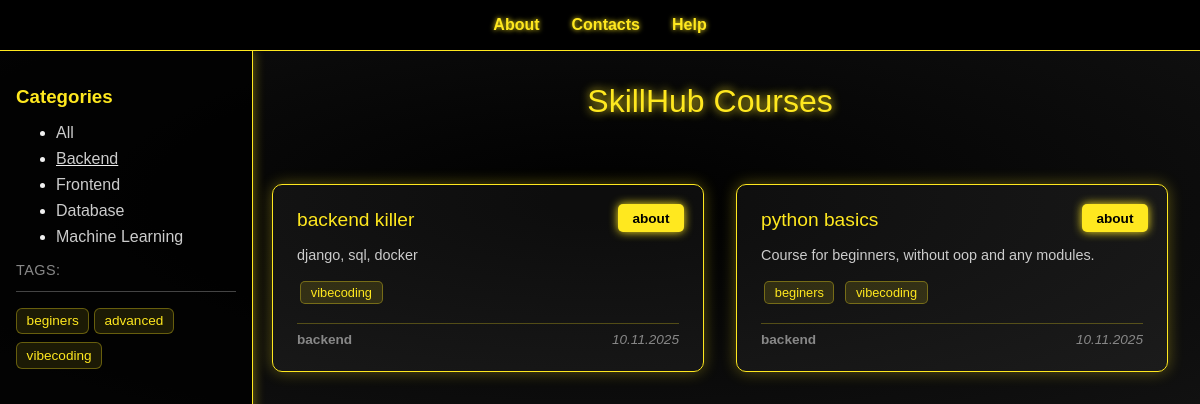
The page /category/backend/ on the database its author committed.
### courses/models.py (models this page shows, shortened)
class Category(models.Model):
    name = models.CharField(max_length=100, db_index=True)
    slug = models.SlugField(max_length=100, unique=True, db_index=True)
    objects = models.Manager()
    published = PublishedManager()
    class Meta:
        verbose_name_plural = 'Categories'
    def get_absolute_url(self):
        return reverse('category', kwargs={'category_slug': self.slug})

class TagCourse(models.Model):
    tag = models.CharField(max_length=100, db_index=True)
    slug = models.SlugField(max_length=100, unique=True, db_index=True)
    def get_absolute_url(self):
        return reverse('tag', kwargs={'tag_slug': self.slug})

class Course(models.Model):
    class Status(models.IntegerChoices):
        DRAFT = 0, 'Draft'
        PUBLISHED = 1, 'Published'
    title = models.CharField(max_length=100)
    slug = models.SlugField(max_length=100, unique=True, db_index=True)
    description = models.TextField()
    price = models.DecimalField(max_digits=10, decimal_places=2)
    created = models.DateTimeField(auto_now_add=True)
    updated = models.DateTimeField(auto_now=True)
    category = models.ForeignKey(Category, on_delete=models.PROTECT, related_name='courses')
    is_published = models.BooleanField(choices=Status.choices, default=Status.DRAFT)
    tags = models.ManyToManyField('TagCourse', blank=True, related_name='courses')
    objects = models.Manager()
    published = PublishedManager()
    class Meta:
        ordering = ['-updated']
        indexes = [
            models.Index(fields=['-updated']),
        ]
    def get_absolute_url(self):
        return reverse('course', kwargs={'course_slug': self.slug})

### courses/views.py (the view)
# urls.py: path('category/<slug:category_slug>/', views.category, name='category'),
def category(request, category_slug):
    category = get_object_or_404(Category, slug=category_slug)
    courses = Course.published.filter(category__id=category.pk)
    context = {
        'title': f'SkillHub Courses: {category.name}',
        'courses': courses,
        'selected_cat': category_slug
    }
    return render(request, 'courses/index.html', context)

### courses/models.py (called while the page is built)
    def get_queryset(self):
        return super().get_queryset().filter(is_published=Course.Status.PUBLISHED)

### courses/templatetags/courses_tags.py (called while the page is built)
@register.simple_tag()
def count_courses_by_category(category):
    if not category:
        return len(Course.published.all())
    return len(Course.published.filter(category=Category.objects.get(slug=category)))

@register.inclusion_tag('courses/navbar.html')
def show_navbar(selected_cat=0):
    cats = Category.objects.all()
    return {'cats': cats, 'selected_cat': selected_cat}

@register.inclusion_tag('courses/tagsbar.html')
def show_tagsbar():
    tags = TagCourse.objects.all()
    return {'tags': tags}

### courses/templates/courses/index.html (shortened to what this page needs)
{% extends 'base.html' %}
{% load courses_tags %}
{% block content %}
<nav class="top-nav">
    <a href="#">About</a>
    <a href="#">Contacts</a>
    <a href="#">Help</a>
</nav>
<aside class="side-nav">
    {% show_navbar selected_cat %}
    {% show_tagsbar %}
</aside>
<header>SkillHub Courses</header>
    <section class="course-grid">
    {% count_courses_by_category selected_cat as courses_count %}
    {% if courses_count == 0 %}
        <div class="course-card">
            <div class="course-title">There are not available courses</div>
        </div>
    {% else %}
    {% for course in courses %}
        <div class="course-card">
            <div class="course-title">{{ course.title }}</div>
            <div class="course-description">{{ course.description|linebreaks|truncatewords:15 }}</div>
            <a href="{{ course.get_absolute_url }}" class="btn">about</a>
            <div class="tags">
                {% for tag in course.tags.all %}
                    <a href="{{ tag.get_absolute_url }}" class="tag">{{ tag.tag }}</a>
                {% endfor %}
            </div>
            <div class="course-footer">
                <p class="topic">{{ course.category.name }}</p>
                <p class="date">{{ course.updated|date:"d.m.Y" }}</p>
            </div>
        </div>
    {% endfor %}
    {% endif %}
    </section>
{% endblock %}

### courses/templates/courses/navbar.html (shortened to what this page needs)
        <h3>Categories</h3>
    <ul>
        <li class="{% if selected_cat == 0 %}selected{% endif %}"><a href="{% url 'index' %}">All</a></li>
        {% for cat in cats %}
        <li class="{% if cat.slug == selected_cat %}selected{% endif %}">
        <a href="{{ cat.get_absolute_url }}">{{ cat.name|title }}</a></li>
        {% endfor %}
    </ul>

### courses/templates/courses/tagsbar.html
{% if tags %}
<p class="tagsbar-title">Tags:</p>
<ul class="tagsbar">
    {% for i in tags %}
    <li><a href="{{ i.get_absolute_url }}">{{ i.tag }}</a></li>
    {% endfor %}
</ul>
{% endif %}

### courses/static/courses/css/style.css (style rules this page uses)
body { margin: 0; font-family: 'Orbitron', sans-serif; background: radial-gradient(ellipse at center, #000 0%, #111 100%); color: #f0f0f0; overflow-x: hidden; }
.top-nav { display: flex; justify-content: center; background-color: #000; border-bottom: 1px solid #ffe81f; padding: 1rem; position: sticky; top: 0; z-index: 1000; }
.top-nav a { margin: 0 1rem; color: #ffe81f; text-decoration: none; font-weight: bold; text-shadow: 0 0 5px #ffe81f; }
.side-nav { position: fixed; left: 0; width: 220px; background-color: rgba(0, 0, 0, 0.8); border-right: 1px solid #ffe81f; padding: 1rem; height: calc(100% - 4rem); box-shadow: 2px 0 10px #ffe81f55; }
.side-nav h3 { color: #ffe81f; margin-bottom: 1rem; }
.side-nav a { display: block; margin-bottom: 0.5rem; color: #ccc; text-decoration: none; }
header { text-align: center; padding: 2rem; font-size: 2rem; color: #ffe81f; text-shadow: 0 0 10px #ffe81f; margin-left: 220px; }
.course-grid { display: grid; grid-template-columns: repeat(auto-fit, minmax(280px, 1fr)); gap: 2rem; padding: 2rem; margin-left: 240px; }
.course-card { background: rgba(255, 255, 255, 0.05); border: 1px solid #ffe81f; border-radius: 10px; padding: 1.5rem; box-shadow: 0 0 15px #ffe81f55; transition: transform 0.3s; }
.course-title { font-size: 1.2rem; color: #ffe81f; margin-bottom: 1rem; }
.course-description { font-size: 0.9rem; color: #ccc; }
.btn { display: inline-block; margin-top: 1rem; padding: 0.5rem 1rem; background: #ffe81f; color: #000; text-decoration: none; border-radius: 5px; font-weight: bold; box-shadow: 0 0 10px #ffe81f; }
.selected { text-decoration: underline; }
.course-footer { display: flex; justify-content: space-between; align-items: center; margin-top: 1rem; border-top: 1px solid #ffe81f44; padding-top: 0.5rem; font-size: 0.85rem; color: #bbb; }
.course-footer p { margin: 0; }
.course-footer .topic { color: #888; font-weight: 600; }
.course-footer .date { color: #888; font-style: italic; }
.course-card { position: relative; }
.course-card .btn { position: absolute; top: 1.2rem; right: 1.2rem; margin: 0; padding: 0.4rem 0.9rem; font-size: 0.85rem; box-shadow: 0 0 10px #ffe81f; transition: all 0.2s ease-in-out; }
.tag { display: inline-block; background: #ffe81f22; border: 1px solid #ffe81f55; color: #ffe81f; padding: 0.2rem 0.6rem; margin: 0.2rem; border-radius: 5px; font-size: 0.8rem; text-decoration: none; transition: 0.2s; }
.tagsbar { margin-top: 2rem; padding-top: 1rem; border-top: 1px solid #ffe81f55; list-style: none; padding-left: 0; }
.tagsbar-title { color: #ffe81f; font-weight: bold; margin-bottom: 0.8rem; text-transform: uppercase; font-size: 1rem; }
.tagsbar li { margin-bottom: 0.5rem; }
.tagsbar a { display: block; background: rgba(255, 232, 31, 0.1); border: 1px solid #ffe81f55; color: #ffe81f; padding: 0.4rem 0.6rem; border-radius: 6px; text-decoration: none; font-size: 0.9rem; transition: all 0.2s ease; }
.tagsbar { margin-top: 0rem; padding-top: 1rem; border-top: 1px solid #444; list-style: none; padding-left: 0; }
.tagsbar-title { color: #888; font-weight: 500; margin-bottom: 0.8rem; font-size: 0.9rem; letter-spacing: 0.5px; }
.tagsbar li { display: inline-block; margin: 0 0rem 0rem 0; }
.tagsbar a { display: inline-block; background: rgba(255, 232, 31, 0.1); border: 1px solid #ffe81f55; color: #ffe81f; padding: 0.3rem 0.6rem; border-radius: 6px; text-decoration: none; font-size: 0.85rem; transition: all 0.2s ease; }

### rows shown on the page
Category: name "Backend"
Category: name "Frontend"
Category: name "Database"
Category: name "Machine Learning"
TagCourse: tag "beginers"
TagCourse: tag "advanced"
TagCourse: tag "vibecoding"
Course: title "backend killer", description "django, sql, docker", category.name "backend", updated "10.11.2025"
Course: title "python basics", description "Course for beginners, without oop and any modules.", category.name "backend", updated "10.11.2025"
